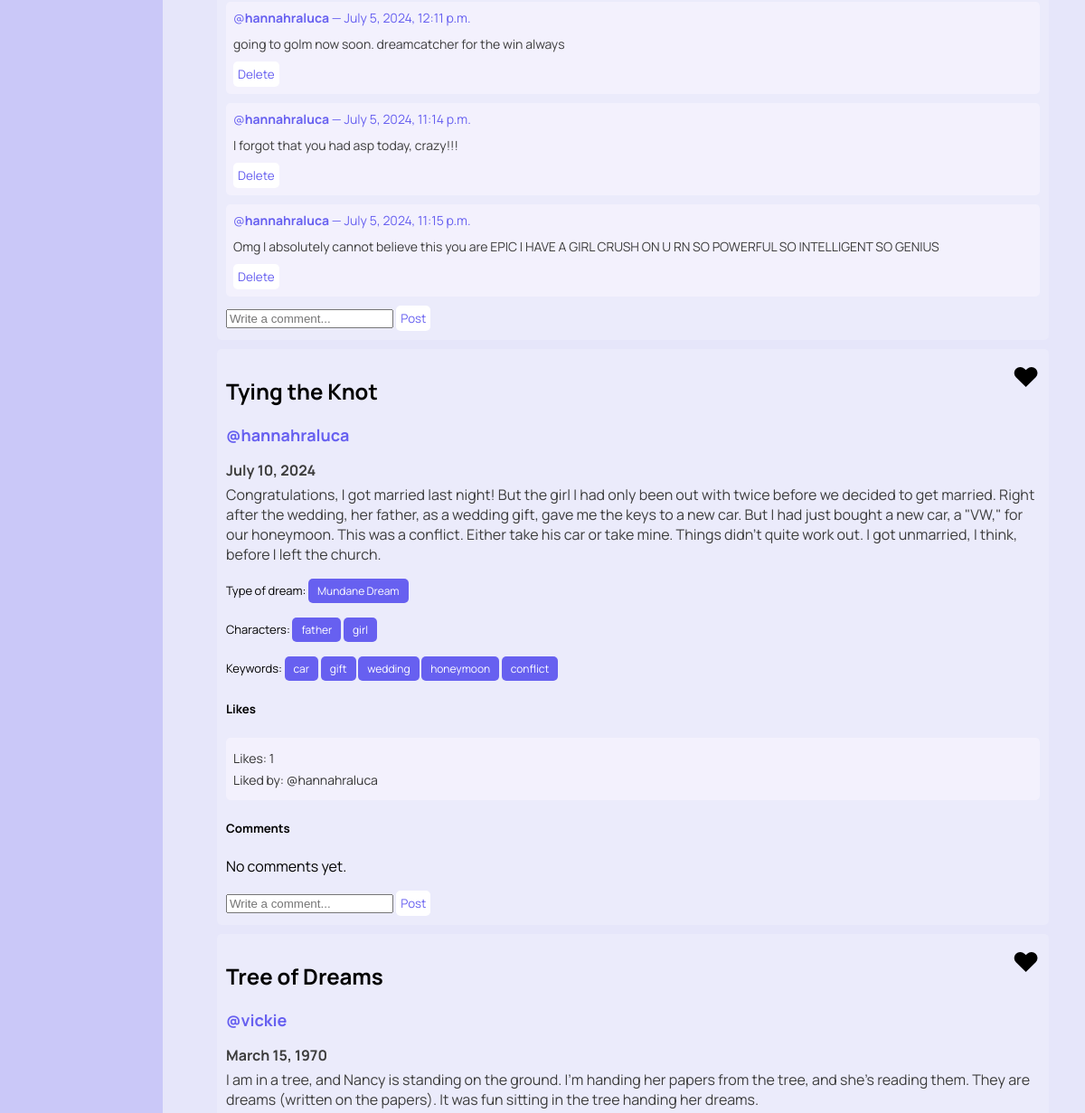
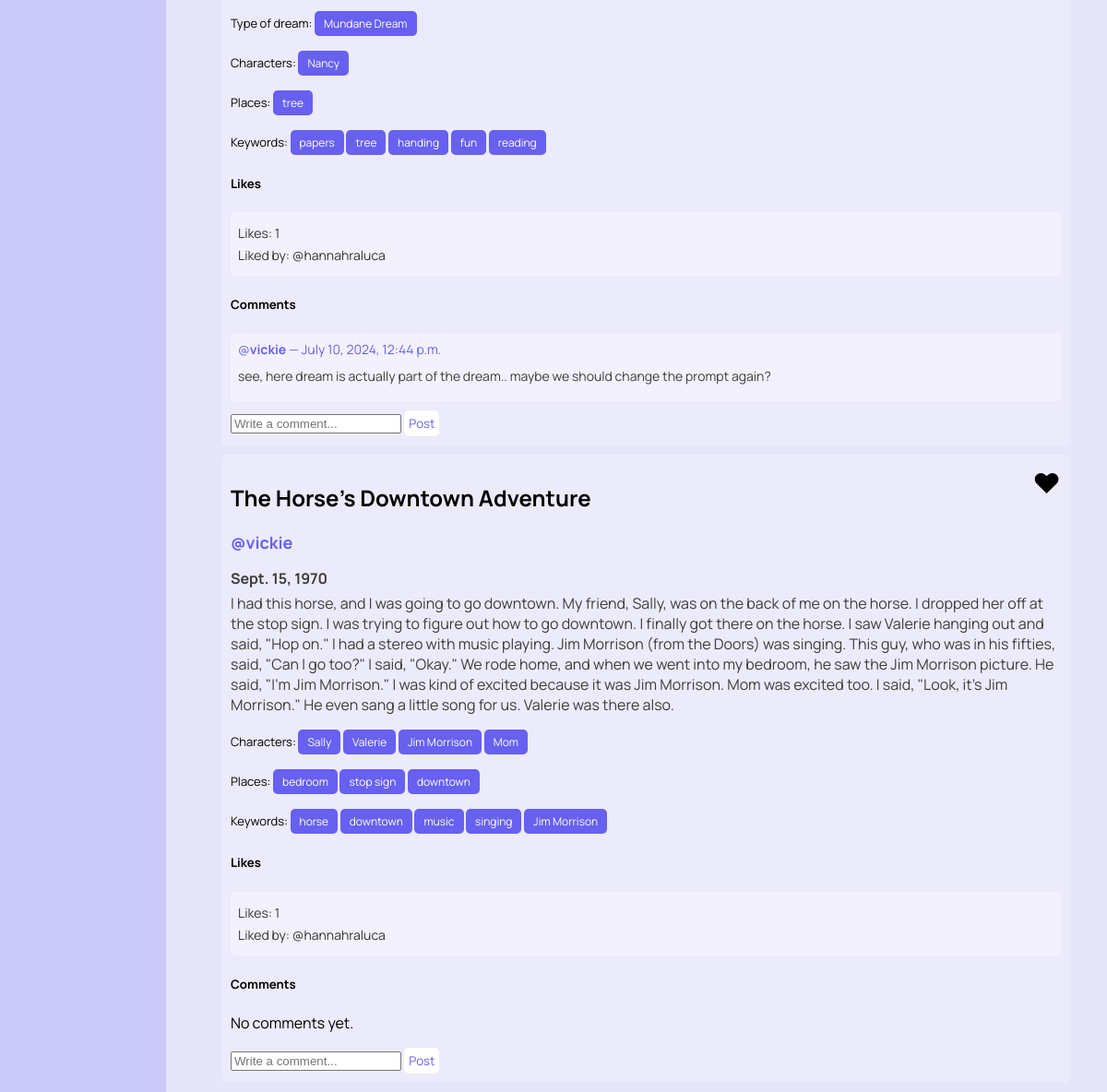
Page /dreams/view_liked (signed in, lower part) on the earlier database version (2 pictures, top to bottom).
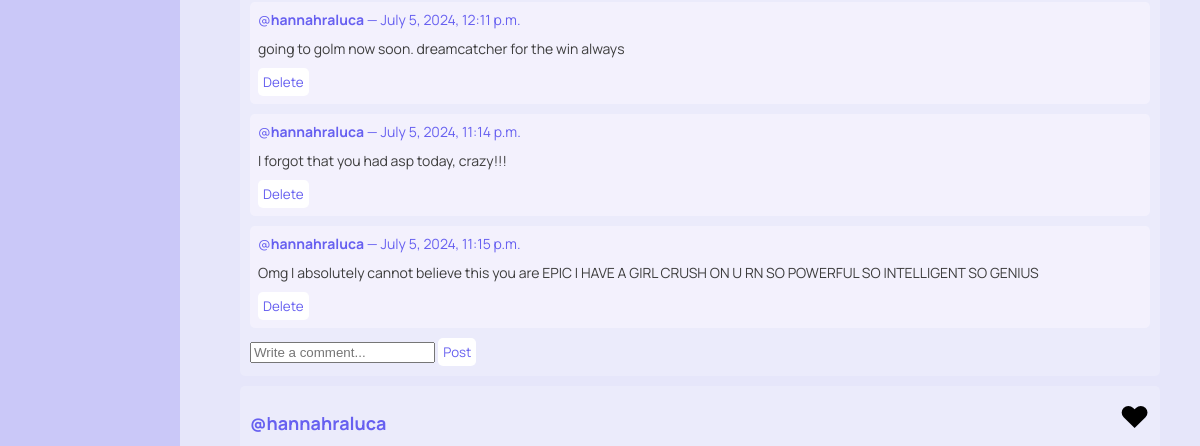
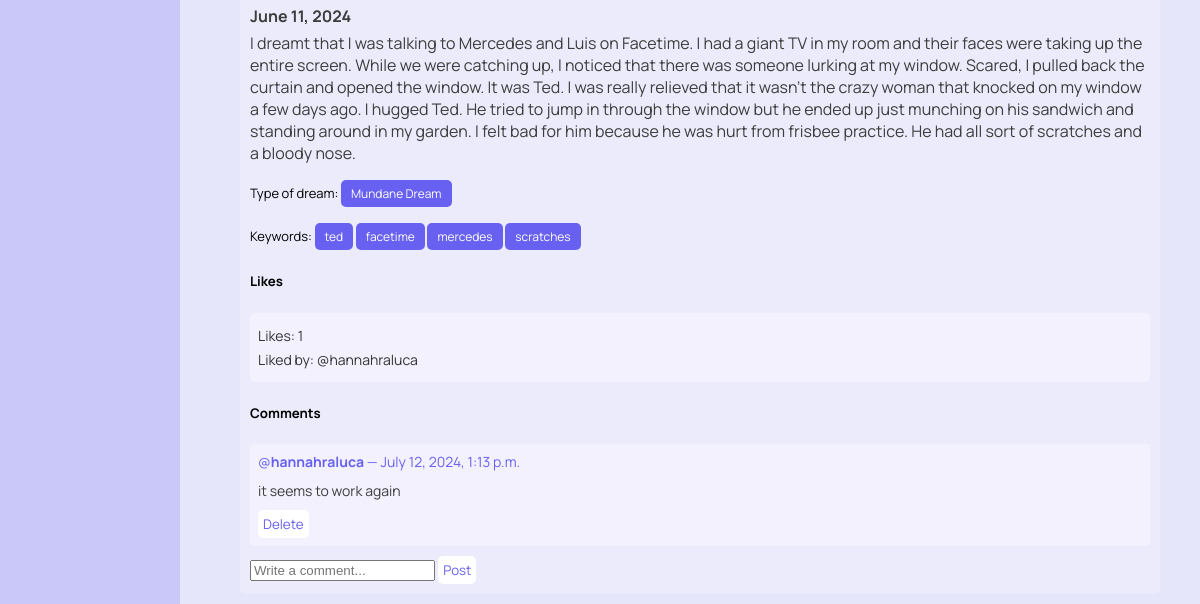
Same page on the later database version (2 pictures, top to bottom).
### dreams/models.py (models this page shows, shortened)
class Comment(models.Model):
    dream = models.ForeignKey(Dream, related_name='comments', on_delete=models.CASCADE)
    author = models.ForeignKey(User, on_delete=models.CASCADE)
    text = models.TextField()
    created_date = models.DateTimeField(auto_now_add=True)

class Dream(models.Model):
    classification_options = [
        ('0', 'Nightmare'),
        ('1', 'Mundane Dream'),
        ('2', 'Lucid Dream'),
        ('3', 'Existential Dream'),
    ]
    user = models.ForeignKey(User, on_delete=models.CASCADE)
    date = models.DateField()
    content = models.TextField()
    shared = models.BooleanField(default=False)
    anon = models.BooleanField(default=False)
    processed = models.BooleanField(default=False)
    is_favorite = models.BooleanField(default=False)
    keywords = models.JSONField(default=list, blank=True)
    classification = models.CharField(max_length=1, choices=classification_options, blank=True, null=True, default='')
    characters = models.JSONField(default=list, blank=True)
    places = models.JSONField(default=list, blank=True)
    emotion = models.CharField(max_length=20, blank=True)
    optional_titles = models.JSONField(default=list, blank=True)
    title = models.TextField(blank=True)
    def likes_count(self):
        return self.likes.count()
    def liked_users(self):
        return [like.user for like in self.likes.all()]
    def classification_string(self):
        return dict(self.classification_options).get(self.classification, "No classification")

### dreams/views.py (the view)
# urls.py: path('view_liked', views.view_liked, name='view_liked'),
@login_required
def view_liked(request):
    query = request.GET.get('q', '')
    liked_dream_likes = DreamLike.objects.filter(user=request.user)
    liked_dreams = [dream_like.dream for dream_like in liked_dream_likes]
    for dream in liked_dreams:
        dream.is_liked_by_user = True
        dream.likes_count = dream.likes_count
        dream.liked_users = dream.liked_users()
    if query:
        liked_dreams = [dream for dream in liked_dreams if query.lower() in dream.content.lower()]
    context = {
        'dreams': liked_dreams,
        'query': query,
        'is_liked_view': True,
    }
    return render(request, 'dreams/gallery.html', context)

### dreams/templatetags/highlight.py (called while the page is built)
@register.filter(name='highlight')
def highlight(text, search):
    pattern = re.compile(re.escape(search), re.IGNORECASE)
    highlighted_text = pattern.sub(f'<span class="highlight">{search}</span>', text)
    return highlighted_text

### dreams/templates/dreams/gallery.html (shortened to what the changed rows need)
{% load static %}
{% load highlight %}
<!DOCTYPE html>
<html>
<head>
    <link rel="stylesheet" type="text/css" href="{% static 'css/styles.css' %}">
</head>
<body>
    <div class="dreams">
        {% if dreams %}
            {% for dream in dreams%}
                {% if dream.shared %}
                    {% if not query or query|lower in dream.content|lower %}
                        <div class="dream">
                            {% if dream.title %}
                            <h2 class="dream-title">{{ dream.title }}</h2>
                            {% endif %}
                            {% if not dream.anon %}
                                <h2 class="dream-user">@{{ dream.user }}</h2>
                            {% endif %}
                            <h3 class="dream-date">{{ dream.date }}</h3>
                            <p class="dream-content">
                                {% autoescape off %}
                                {{ dream.content|safe|highlight:query }}
                                {% endautoescape %}
                            </p>
                            <p class="class-form">
                                {% if dream.classification %}
                                    Type of dream:
                                    <form class="class-form" method="get" action="{% url 'dreams:gallery' %}">
                                        <button type="submit">{{ dream.classification_string }}</button>
                                    </form>
                                {% endif %}
                            </p>
                            <p class="class-form">
                                {% if dream.characters %}
                                    Characters:
                                    {% for character in dream.characters %}
                                        <form class="class-form" method="get" action="{% url 'dreams:gallery' %}">
                                            <button type="submit">{{ character }}</button>
                                        </form>
                                    {% endfor %}
                                {% endif %}
                            </p>
                            <p class="class-form">
                                {% if dream.places %}
                                    Places:
                                    {% for place in dream.places %}
                                        <form class="class-form" method="get" action="{% url 'dreams:gallery' %}">
                                            <button type="submit">{{ place }}</button>
                                        </form>
                                    {% endfor %}
                                {% endif %}
                            </p>
                            <p class="keyword-form">
                                Keywords:
                                {% for keyword in dream.keywords %}
                                    <form class="keyword-form" method="get" action="{% url 'dreams:gallery' %}">
                                        <button type="submit">{{ keyword }}</button>
                                    </form>
                                {% endfor %}
                            </p>
                            <h5>Likes</h5>
                            <div class="like-info">
                                <p>Likes: {{ dream.likes_count }}</p>
                                <p>Liked by:
                                    {% for user in dream.liked_users %}
                                        @{{ user.username }}
                                    {% endfor %}
                                </p>
                            </div>
                            <div class="menu">
                                <span class="icon">
                                    {% if dream.is_liked_by_user %}
                                        ♥
                                    {% else %}
                                        ♡
                                    {% endif %}
                                </span>
                            </div>
                            <div>
                                <h5>Comments</h5>
                                <div class="comment-section">
                                    {% for comment in dream.comments.all %}
                                        <div class="comment">
                                            <p>@<b>{{ comment.author }}</b> — {{ comment.created_date }} </p>
                                            <div class="comment-text">
                                                {{ comment.text }}
                                            </div>
                                            {% if comment.author == request.user or dream.user == request.user %}
                                                <form method="post" action="{% url 'dreams:delete_comment' comment.id %}">
                                                    <button type="submit" style="font-size: smaller; padding: 5px;">Delete</button>
                                                </form>
                                            {% endif %}
                                        </div>
                                    {% empty %}
                                        <p>No comments yet.</p>
                                    {% endfor %}
                                </div>
                                <form method="post" action="{% url 'dreams:add_comment' dream.id %}">
                                    <input type="text" name="text" placeholder="Write a comment..." required>
                                    <button type="submit" style="font-size: smaller; padding: 5px;">Post</button>
                                </form>
                            </div>
                        </div>
                    {% endif %}
                {% endif %}
            {% endfor %}
        {% else %}
            <p>No liked dreams found.</p>
        {% endif %}
    </div>
</body>
</html>

Differences in the rows shown:
no longer on this page (row edited): Dream: title "Tying the Knot", user "hannahraluca", date "July 10, 2024", content|highlight "C o n g r a t u l a t i o n s , I g o t m a r r i e d l a s t n i g h t ! B u t t h e g i r l I h a d o n l y b e e n o u t w i t h t w i c e b e f o r e w e d e c i d e d t o g e t m a r r i e d . R i g h t a f t e r t h e w e d d i n g , h e r f a t h e r , a s a w e d d i n g g i f t , g a v e m e t h e k e y s t o a n e w c a r . B u t I h a d j u s t b o u g h t a n e w c a r , a \" V W , \" f o r o u r h o n e y m o o n . T h i s w a s a c o n f i c t . E i t h e r t a k e h i s c a r o r t a k e m i n e . T h i n g s d i d n ' t q u i t e w o r k o u t . I g o t u n m a r r i e d , I t h i n k , b e f o r e I l e f t t h e c h u r c h .", classification_string "Mundane Dream", characters "father" "girl", keywords "car" "gift" "wedding" "honeymoon" "conflict", likes_count "1"
no longer on this page (row edited): Dream: title "Tree of Dreams", user "vickie", date "March 15, 1970", content|highlight "I a m i n a t r e e , a n d N a n c y i s s t a n d i n g o n t h e g r o u n d . I ' m h a n d i n g h e r p a p e r s f r o m t h e t r e e , a n d s h e ' s r e a d i n g t h e m . T h e y a r e d r e a m s ( w r i t e n o n t h e p a p e r s ) . I t w a s f u n s i t i n g i n t h e t r e e h a n d i n g h e r d r e a m s .", classification_string "Mundane Dream", characters "Nancy", places "tree", keywords "papers" "tree" "handing" "fun" "reading", likes_count "1"
no longer on this page (row edited): Comment: author "vickie", created_date "July 10, 2024, 12:44 p.m.", text "see, here dream is actually part of the dream.. maybe we should change the prompt again?", shown under "Tree of Dreams"
no longer on this page (row edited): Dream: title "The Horse's Downtown Adventure", user "vickie", date "Sept. 15, 1970", content|highlight "I h a d t h i s h o r s e , a n d I w a s g o i n g t o g o d o w n t o w n . M y f r i e n d , S a l l y , w a s o n t h e b a c k o f m e o n t h e h o r s e . I d r o p p e d h e r o f a t t h e s t o p s i g n . I w a s t r y i n g t o f g u r e o u t h o w t o g o d o w n t o w n . I f n a l l y g o t t h e r e o n t h e h o r s e . I s a w V a l e r i e h a n g i n g o u t a n d s a i d , \" H o p o n . \" I h a d a s t e r e o w i t h m u s i c p l a y i n g . J i m M o r r i s o n ( f r o m t h e D o o r s ) w a s s i n g i n g . T h i s g u y , w h o w a s i n h i s f f t i e s , s a i d , \" C a n I g o t o o ? \" I s a i d , \" O k a y . \" W e r o d e h o m e , a n d w h e n w e w e n…", characters "Sally" "Valerie" "Jim Morrison" "Mom", places "bedroom" "stop sign" "downtown", keywords "horse" "downtown" "music" "singing" "Jim Morrison", likes_count "1"
now on this page (row unchanged): Dream: user "hannahraluca", date "June 11, 2024", content|highlight "I d r e a m t t h a t I w a s t a l k i n g t o M e r c e d e s a n d L u i s o n F a c e t i m e . I h a d a g i a n t T V i n m y r o o m a n d t h e i r f a c e s w e r e t a k i n g u p t h e e n t i r e s c r e e n . W h i l e w e w e r e c a t c h i n g u p , I n o t i c e d t h a t t h e r e w a s s o m e o n e l u r k i n g a t m y w i n d o w . S c a r e d , I p u l l e d b a c k t h e c u r t a i n a n d o p e n e d t h e w i n d o w . I t w a s T e d . I w a s r e a l l y r e l i e v e d t h a t i t w a s n ' t t h e c r a z y w o m a n t h a t k n o c k e d o n m y w i n d o w a f e w d a y s a g o . I h u g g e d T e d . H e t r i e d t o j u m p i n t h r o u g h t h e w i n d…", classification_string "Mundane Dream", keywords "ted" "facetime" "mercedes" "scratches", likes_count "1"
now on this page (row edited): Comment: author "hannahraluca", created_date "July 12, 2024, 1:13 p.m.", text "it seems to work again", shows "Delete"
